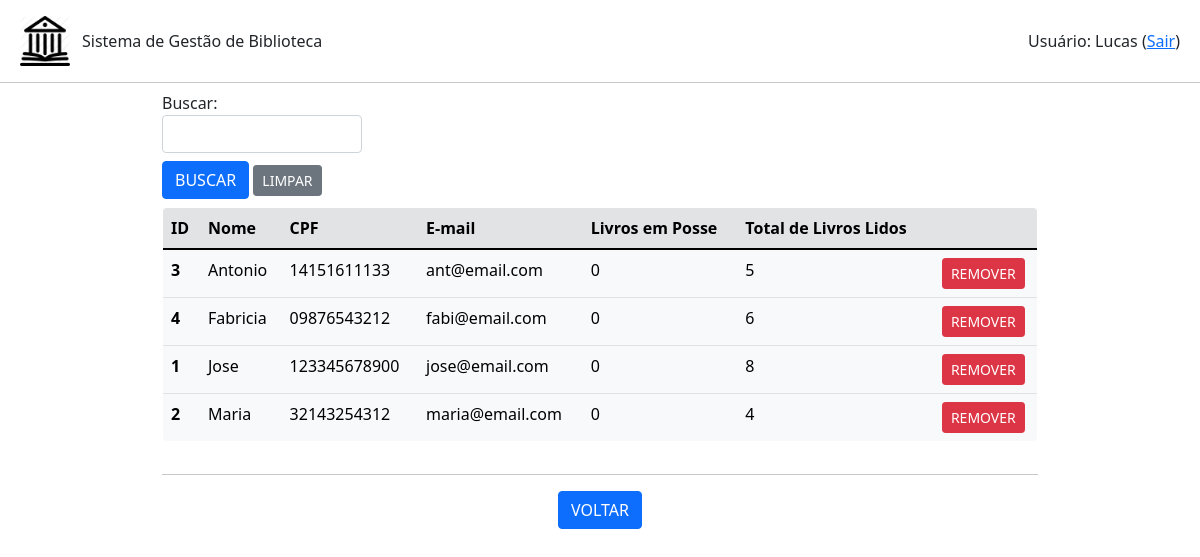
/ficha/listar (signed in), run on the app's committed database.
### ficha.py (models this page shows, shortened)
class Ficha(db.Model):
    id = db.Column(db.Integer, primary_key=True)
    nome = db.Column(db.String(200), unique=False, nullable=False)
    cpf = db.Column(db.String(20), unique=True, nullable=False)
    email = db.Column(db.String(120), unique=True, nullable=False)
    ativo = db.Column(db.Boolean(), default=False)
    qtdLivros = db.Column(db.Integer, unique=False, nullable=False)
    totalLivros = db.Column(db.Integer, unique=False, nullable=False)
    emprestimo = db.relationship('Emprestimo', backref='ficha', lazy=True)

### app.py (the view, shortened to what this page needs)
@app.route('/ficha/listar', methods=['POST','GET'])
def listar_fichas():
    if session.get('autenticado',False)==False:
        flash(u'Login necessário!', category='warning')
        return(redirect(url_for('login')))
    form = BuscaForm()
    fichas = Ficha.query.order_by(Ficha.nome).all()
    return(render_template('fichas.html', fichas=fichas, form=form, action=url_for('listar_fichas')))

### formBusca.py
class BuscaForm(FlaskForm):
    campo = StringField('Buscar: ', validators=[DataRequired()])
    enviar = SubmitField('BUSCAR')

### templates/fichas.html (shortened to what this page needs)
{% extends "base.html" %}
{% block conteudo %}
<div class="container-fluid mx-auto mb-1" style="width: 75%; max-height: 100vh;">
    {% from 'bootstrap/form.html' import render_field %}
    <form method="post">
        <div class="mt-2" style="width: 200px;">
            {{ render_field(form.campo) }}
        </div>
        <div class="mt-2 mb-2">
            {{ render_field(form.enviar, button_style="primary", button_size="sm") }}
            <a class="btn btn-secondary btn-sm" href="{{url_for('listar_fichas')}}" role="button">LIMPAR</a>
        </div>
    </form>
    <div style="max-height: 60vh; overflow-y: auto;">
        <table class=" table table-light border rounded-3" style="overflow: hidden;">
            <thead>
            <tr class="table-secondary">
                <th scope="col">ID</th>
                <th scope="col">Nome</th>
                <th scope="col">CPF</th>
                <th scope="col">E-mail</th>
                <th scope="col">Livros em Posse</th>
                <th scope="col">Total de Livros Lidos</th>
                <th scope="col"></th>
            </tr>
            </thead>
            <tbody>
                {% for ficha in fichas %}
                    <tr>
                        <th scope="row">{{ficha.id}}</th>
                        <td>{{ficha.nome}}</td>
                        <td>{{ficha.cpf}}</td>
                        <td>{{ficha.email}}</td>
                        <td>{{ficha.qtdLivros}}</td>
                        <td>{{ficha.totalLivros}}</td>
                        <td class="text-center"><a class="btn btn-danger btn-sm" href="{{url_for('remover_ficha', id_ficha=ficha.id)}}" role="button">REMOVER</a></td>
                    </tr>
                {% endfor %}
            </tbody>
        </table>
    </div>
    <hr>
    <div class="row text-center">
        <div class="col mr-1">
            <a class="btn btn-primary" href="{{url_for('root')}}" role="button">VOLTAR</a>
        </div>
    </div>
</div>
{% endblock %}

### data on the page
Ficha: id "3", nome "Antonio", cpf "14151611133", email "ant@email.com", qtdLivros "0", totalLivros "5"
Ficha: id "4", nome "Fabricia", cpf "09876543212", email "fabi@email.com", qtdLivros "0", totalLivros "6"
Ficha: id "1", nome "Jose", cpf "123345678900", email "jose@email.com", qtdLivros "0", totalLivros "8"
Ficha: id "2", nome "Maria", cpf "32143254312", email "maria@email.com", qtdLivros "0", totalLivros "4"

### other printed values
{{ session.get('nome') }} "Lucas"
